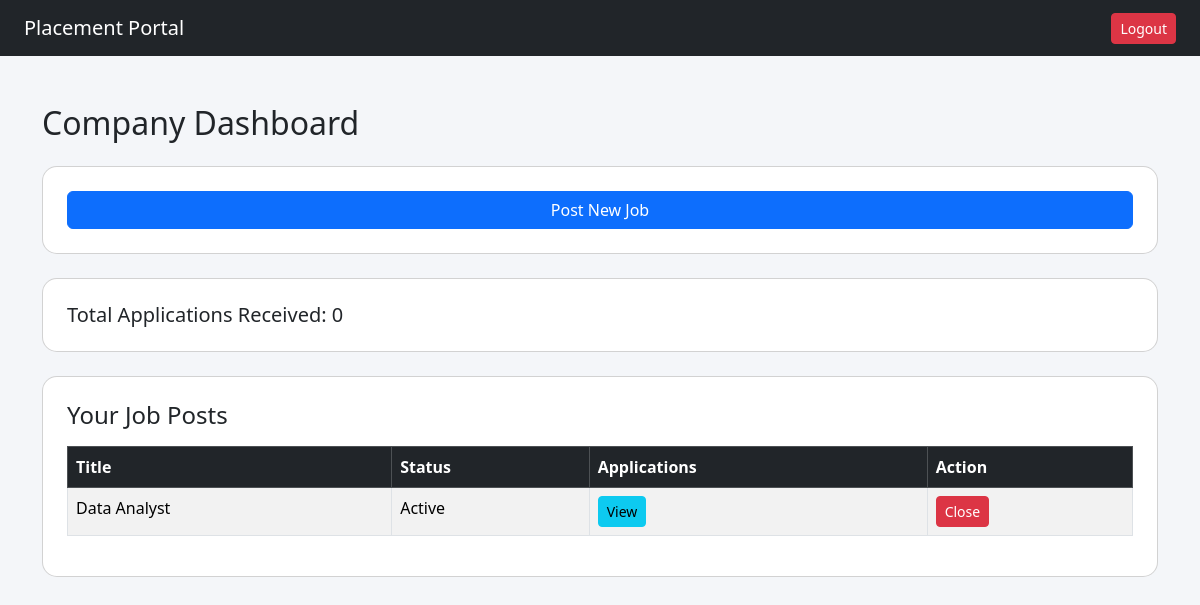
The app's page /company/dashboard (signed in), older data.
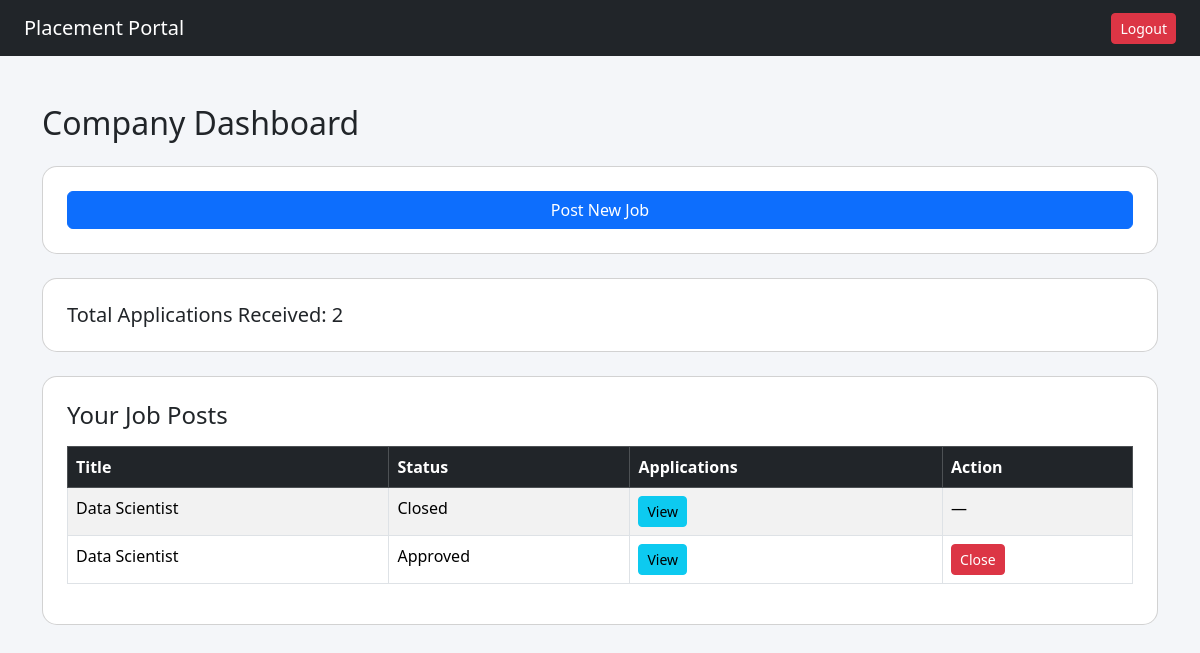
The same page, newer data.
### tables this page shows
CREATE TABLE placement_drive(
            id INTEGER PRIMARY KEY AUTOINCREMENT,
            company_id INTEGER,
            job_title TEXT NOT NULL,
            job_description TEXT,
            eligibility TEXT,
            deadline TEXT,
            status TEXT DEFAULT 'Pending',
            created_at TEXT,
            FOREIGN KEY(company_id) REFERENCES company(id)              
        );

### app.py (the view)
@app.route('/company/dashboard')
def company_dashboard():
    if session.get('role') != 'company':
        return redirect('/')
    company_id = session.get('company_id')
    conn = get_connection()
    cursor = conn.cursor()
    cursor.execute("SELECT * FROM placement_drive WHERE company_id=?", (company_id,))
    jobs = cursor.fetchall()
    cursor.execute("""
       SELECT COUNT(*) FROM application a
       JOIN placement_drive pd ON a.drive_id = pd.id
       WHERE pd.company_id=?
    """, (company_id,))
    total_applications = cursor.fetchone()[0]
    conn.close()
    return render_template("company/dashboard.html", jobs=jobs, total_applications=total_applications)

### database.py (called while the page is built)
def get_connection():
    conn = sqlite3.connect(DB_NAME)
    conn.row_factory = sqlite3.Row
    return conn

### templates/company/dashboard.html
{% extends "base.html" %}
{% block content %}
<h2 class="mb-4">Company Dashboard</h2>
<div class="card p-4 mb-4">
    <a href="/company/post-job" class="btn btn-primary">Post New Job</a>
</div>
<div class="card p-4 mb-4">
    <h5 class="mb-0">Total Applications Received: {{ total_applications }}</h5>
</div>
<div class="card p-4">
<h4 class="mb-3">Your Job Posts</h4>
<table class="table table-bordered table-striped">
<thead class="table-dark">
<tr>
<th>Title</th>
<th>Status</th>
<th>Applications</th>
<th>Action</th>
</tr>
</thead>
<tbody>
{% for job in jobs %}
<tr>
<td>{{ job.job_title }}</td>
<td>{{ job.status }}</td>
<td>
<a href="/company/applications/{{ job.id }}" class="btn btn-sm btn-info">
View
</a>
</td>
<td>
{% if job.status == 'Approved' or job.status == 'Active' %}
<a href="/company/update-job-status/{{ job.id }}/Closed"
class="btn btn-sm btn-danger">Close</a>
{% else %}
—
{% endif %}
</td>
</tr>
{% endfor %}
</tbody>
</table>
</div>
{% endblock %}

Row changes from the older to the newer data that the page shows:
removed placement_drive: job_title "Data Analyst", status "Active"
now on this page (row edited): placement_drive: job_title "Data Scientist", status "Closed"
added placement_drive: job_title "Data Scientist", status "Approved"
Text that changed along with them:
{{ total_applications }}: "0" → "2"
